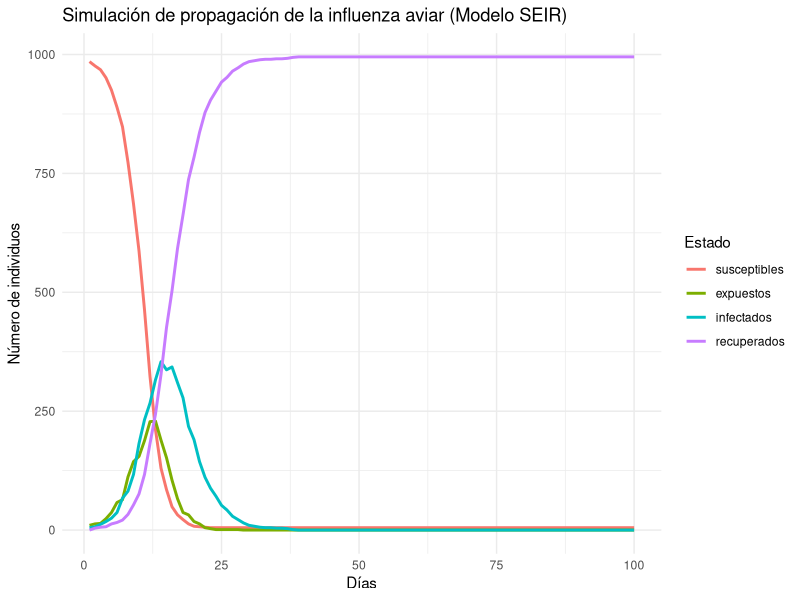
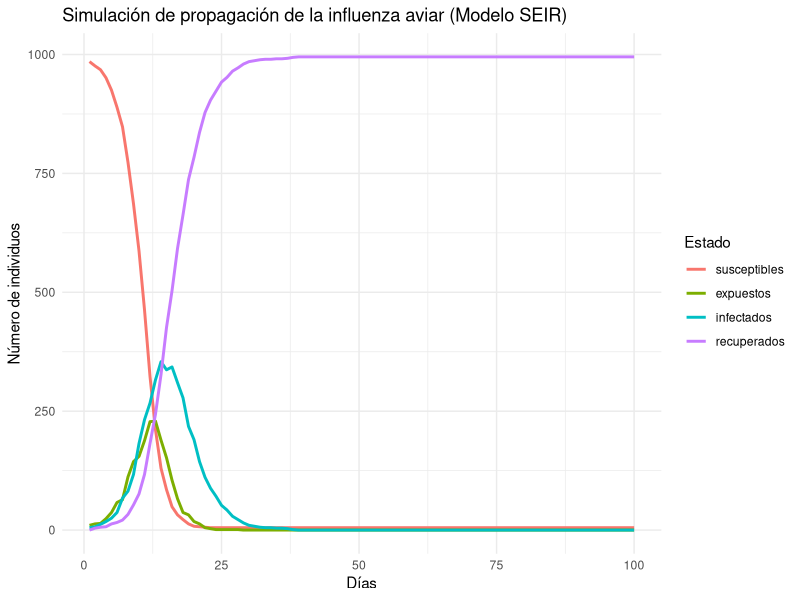

Write the R code that produced these figures, in order.
# Instalar ggplot2 y reshape2 si aún no están instalados
if (!requireNamespace("ggplot2", quietly = TRUE)) {
  install.packages("ggplot2")
}
if (!requireNamespace("reshape2", quietly = TRUE)) {
  install.packages("reshape2")
}

# Cargar las bibliotecas ggplot2 y reshape2
library(ggplot2)
library(reshape2)

# Parámetros del modelo
n_poblacion <- 1000        # Tamaño total de la población
n_expuestos_iniciales <- 10 # Número inicial de individuos expuestos
n_infectados_iniciales <- 5 # Número inicial de individuos infectados
tasa_infeccion <- 1.2       # Tasa de infección
tasa_incubacion <- 0.5      # Tasa de incubación (transición de expuesto a infectado)
tasa_recuperacion <- 0.25   # Tasa de recuperación (transición de infectado a recuperado)
n_dias <- 100               # Número de días para simular

# Inicializar vectores de estado
susceptibles <- rep(0, n_dias) # Vector para almacenar el número de susceptibles en cada día
expuestos <- rep(0, n_dias)    # Vector para almacenar el número de expuestos en cada día
infectados <- rep(0, n_dias)   # Vector para almacenar el número de infectados en cada día
recuperados <- rep(0, n_dias)  # Vector para almacenar el número de recuperados en cada día

# Condiciones iniciales
susceptibles[1] <- n_poblacion - n_expuestos_iniciales - n_infectados_iniciales # Número inicial de individuos susceptibles
expuestos[1] <- n_expuestos_iniciales # Número inicial de individuos expuestos
infectados[1] <- n_infectados_iniciales # Número inicial de individuos infectados
recuperados[1] <- 0 # Número inicial de individuos recuperados

# Crear un vector para los días
dias <- 1:n_dias

# Simulación del modelo
for (dia in 2:n_dias) {
  # Calcular el número de nuevos expuestos, infectados y recuperados en el día actual
  nuevos_expuestos <- rbinom(1, size = susceptibles[dia - 1], prob = tasa_infeccion * infectados[dia - 1] / n_poblacion)
  nuevos_infectados <- rbinom(1, size = expuestos[dia - 1], prob = tasa_incubacion)
  nuevos_recuperados <- rbinom(1, size = infectados[dia - 1], prob = tasa_recuperacion)
  
  # Actualizar los vectores de estado
  susceptibles[dia] <- susceptibles[dia - 1] - nuevos_expuestos
  expuestos[dia] <- expuestos[dia - 1] + nuevos_expuestos - nuevos_infectados
  infectados[dia] <- infectados[dia - 1] + nuevos_infectados - nuevos_recuperados
  recuperados[dia] <- recuperados[dia - 1] + nuevos_recuperados
}

# Crear un data.frame con los resultados de la simulación
resultados <- data.frame(dias, susceptibles, expuestos, infectados, recuperados)

# Reestructurar el data.frame para su visualización en ggplot2
resultados_melt <- melt(resultados, id.vars = "dias") # Convertir el formato de datos para ggplot2

# Crear el gráfico con ggplot2
grafico <- ggplot(resultados_melt, aes(x = dias, y = value, color = variable)) + # Crear un objeto de gráfico con ggplot2
  geom_line(linewidth = 1) + # Dibujar líneas con un grosor de 1
  labs(title = "Simulación de propagación de la influenza aviar (Modelo SEIR)", # Título del gráfico
       x = "Días", # Etiqueta del eje x
       y = "Número de individuos", # Etiqueta del eje y
       color = "Estado") + # Leyenda
  theme_minimal() # Tema visual minimalista para el gráfico

# Visualizar el gráfico en RStudio
print(grafico)

# Guardar el gráfico en un archivo PNG
ggsave("simulacion_influenza_aviar.png", grafico, width = 10, height = 6, dpi = 300) # Guardar el gráfico en un archivo PNG con dimensiones y resolución especificadas

